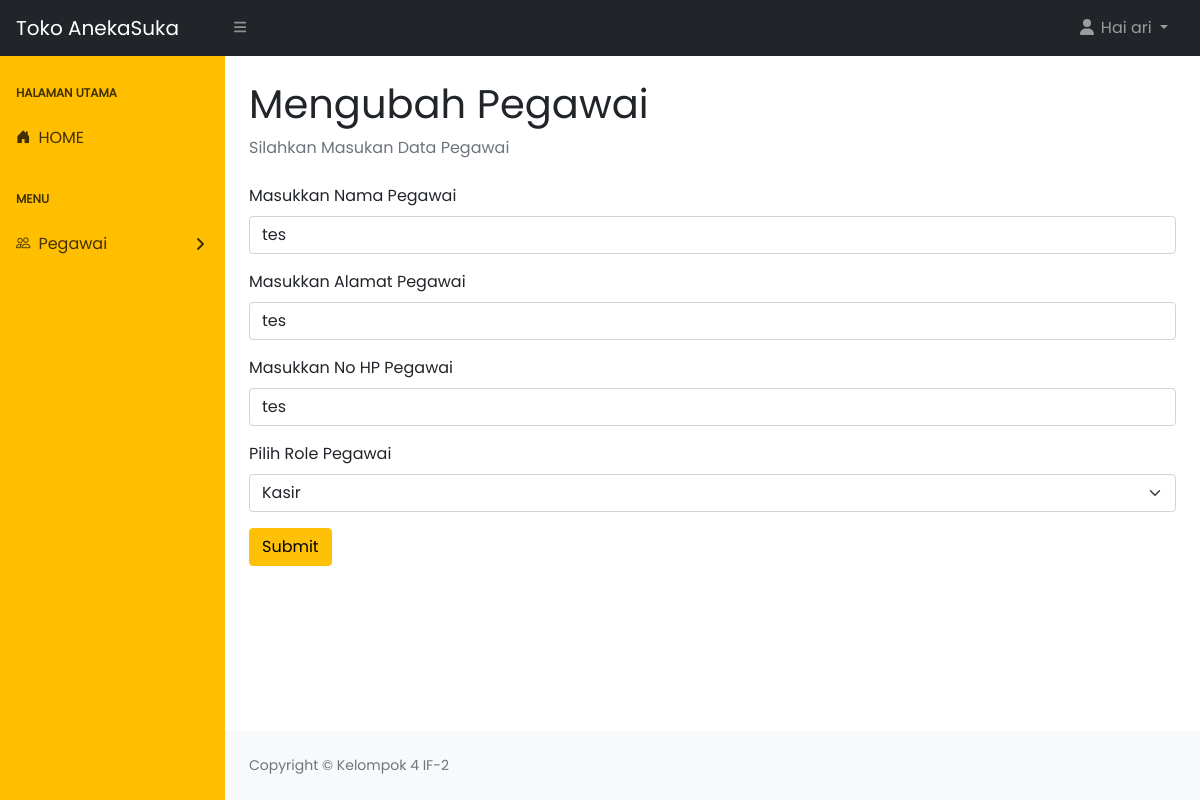
/mengubahPegawai.php?idpegawai=tes (signed in), run on an earlier commit of the app's database.
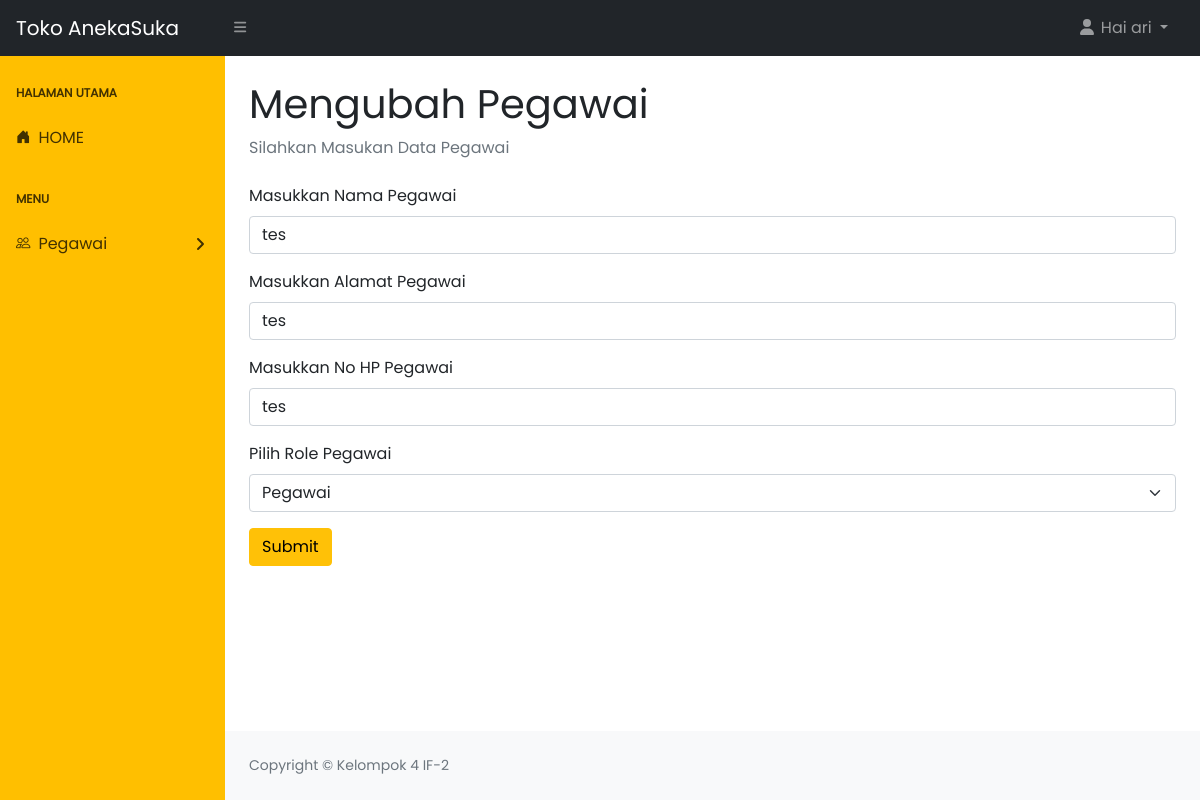
And on a later commit of the database.
### tables this page shows
CREATE TABLE `pegawai` (
  `idpegawai` varchar(12) NOT NULL,
  `pass` varchar(255) DEFAULT NULL,
  `namapegawai` varchar(30) DEFAULT NULL,
  `role` enum('admin','owner','kasir','pegawai','spv') DEFAULT NULL,
  `alamat` varchar(30) DEFAULT NULL,
  `nohp` varchar(15) DEFAULT NULL
);

### functions.php (called while the page is built, shortened)
<?php
    $conn = mysqli_connect("localhost", "root", "", "penjualanimk");
    function query($query){
        global $conn;
        $result = mysqli_query($conn, $query);
        $rows = [];
        while ($row = mysqli_fetch_assoc($result)){
            $rows[] = $row;
        }
        return $rows;
    }
?>

### mengubahPegawai.php (the view, shortened to what the changed rows need)
<?php
    require 'functions.php';
    $var = $_GET["idpegawai"];
    $pegawai = query("SELECT * FROM pegawai WHERE idpegawai = '$var'")[0];
?>
<!DOCTYPE html>
<html lang="en">
    <head>
        <link rel="stylesheet" href="https://cdn.jsdelivr.net/npm/bootstrap-icons@1.10.3/font/bootstrap-icons.css">
        <link href="https://cdn.jsdelivr.net/npm/simple-datatables@latest/dist/style.css" rel="stylesheet" />
        <link href="css/styles.css" rel="stylesheet" />
    </head>
    <body class="sb-nav-fixed">
        <div id="layoutSidenav">
            <div id="layoutSidenav_content">
                <main>
                    <div class="container-fluid px-4">
                        <h1 class="mt-4">Mengubah Pegawai</h1>
                        <form action= "" method="POST">
                            <div class="mb-3">
                                <label for="namapegawai" class="form-label">Masukkan Nama Pegawai</label>
                                <input type="text" class="form-control" id="namapegawai" name="namapegawai" value="<?= $pegawai["namapegawai"]; ?>">
                            </div>
                            <div class="mb-3">
                                <label for="alamat" class="form-label">Masukkan Alamat Pegawai</label>
                                <input type="text" class="form-control" id="alamat" name="alamat" value="<?= $pegawai["alamat"]; ?>">
                            </div>
                            <div class="mb-3">
                                <label for="nohp" class="form-label">Masukkan No HP Pegawai</label>
                                <input type="text" class="form-control" id="nohp" name="nohp" value="<?= $pegawai["nohp"]; ?>">
                            </div>
                            <div class="mb-3">
                                <label for="pegawai" class="form-label">Pilih Role Pegawai</label>
                                <select class="form-select" aria-label="Default select example" name="role" id="role">
                                    <option value="kasir" <?= ($pegawai["role"] == "kasir")? "selected" : "" ?> >Kasir</option>
                                    <option value="pegawai" <?= ($pegawai["role"] == "pegawai")? "selected" : "" ?> >Pegawai</option>
                                </select>
                            </div>
                        </form>
                    </div>
                </main>
            </div>
        </div>
    </body>
</html>

What changed in the data, as far as the page shows it:
changed pegawai "tes": role (not shown) → "Pegawai"
Also different on the page:
form field role: "Kasir" → (not shown)
